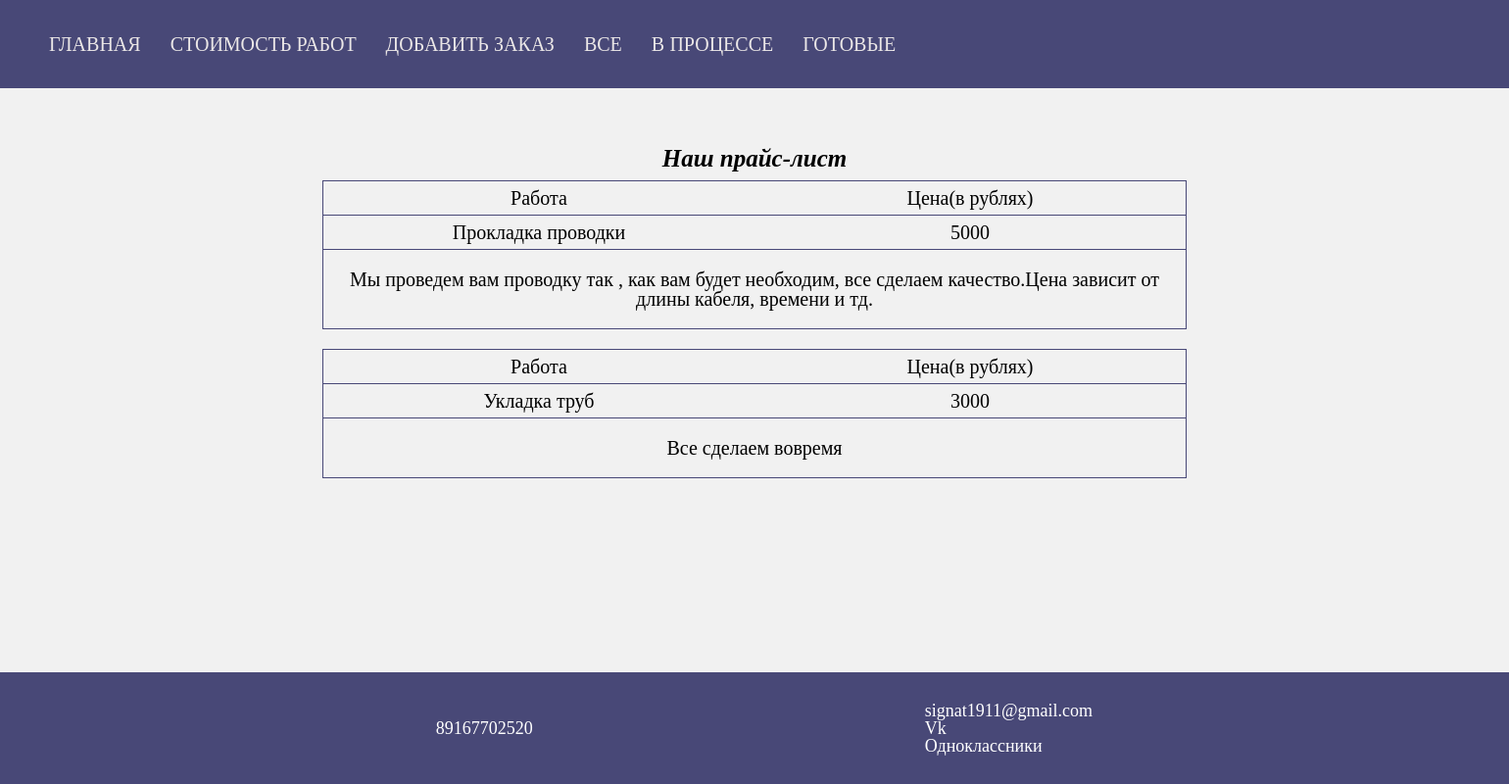
/price/ (signed in), run on the app's committed database.
### works/models.py (models this page shows, shortened)
class Price(models.Model):
    title = models.CharField(max_length=200)
    desc = models.TextField()
    price = models.IntegerField()

### works/views.py (the view)
# urls.py: path('price/', PriceList.as_view(), name='price_list_url'),
class PriceList(View):
    def get(self, request):
        price_list = Price.objects.all()
        return render(request, 'works/price_list.html', context={'price_list': price_list})

### works/templates/works/price_list.html (shortened to what this page needs)
{% extends 'base.html' %}
{% block content %}
    <div class="container">
        <div class="price_title_block">
            Наш прайс-лист
        </div>
        {% for price_item in price_list %}
        <div class="price_block">
            <div class="price_title">
                <p class="price_p">Работа</p>
                <p class="price_item">
                    {{ price_item.title }}
                </p>
            </div>
            <div class="price">
                <p class="price_p">Цена(в рублях)</p>
                <p class="price_item">
                    {{ price_item.price }}
                </p>
            </div>
            <div class="price_desc">
                {{ price_item.desc }}
            </div>
        </div>
        {% endfor %}
    </div>
{% endblock %}

### works/static/css/style.css (style rules this page uses)
* { padding: 0; margin: 0; border: 0; }
*,*:before,*:after { -moz-box-sizing: border-box; -webkit-box-sizing: border-box; box-sizing: border-box; }
html,body { height: 100%; width: 100%; font-size: 100%; line-height: 1; font-size: 14px; -ms-text-size-adjust: 100%; -moz-text-size-adjust: 100%; -webkit-text-size-adjust: 100%; }
body { background-color: rgb(241, 241, 241); display: flex; flex-direction: column; justify-content: space-between; height: 100%; }
.container { max-width: 1500px; width: 1500px; margin: 0 auto; padding: 0 15px; }
.price_block { width: 60%; margin: 0 auto; display: flex; flex-wrap: wrap; font-size: 20px; text-align: center; border: 1.5px solid rgb(72, 72, 119); margin-bottom: 20px; }
.price_title { width: 50%; }
.price { width: 50%; }
.price_desc { padding: 20px; border-top: 1.5px solid rgb(72, 72, 119); width: 100%; }
.price_item { padding: 7px; }
.price_p { border-bottom: 1.5px solid rgb(72, 72, 119); padding: 7px; }
.price_title_block { text-align: center; font-weight: 700; font-size: 25px; margin: 10px; font-style: oblique; }

### data on the page
Price: title "Прокладка проводки", price "5000", desc "Мы проведем вам проводку так , как вам будет необходим, все сделаем качество.Цена зависит от длины кабеля, времени и тд."
Price: title "Укладка труб", price "3000", desc "Все сделаем вовремя"
